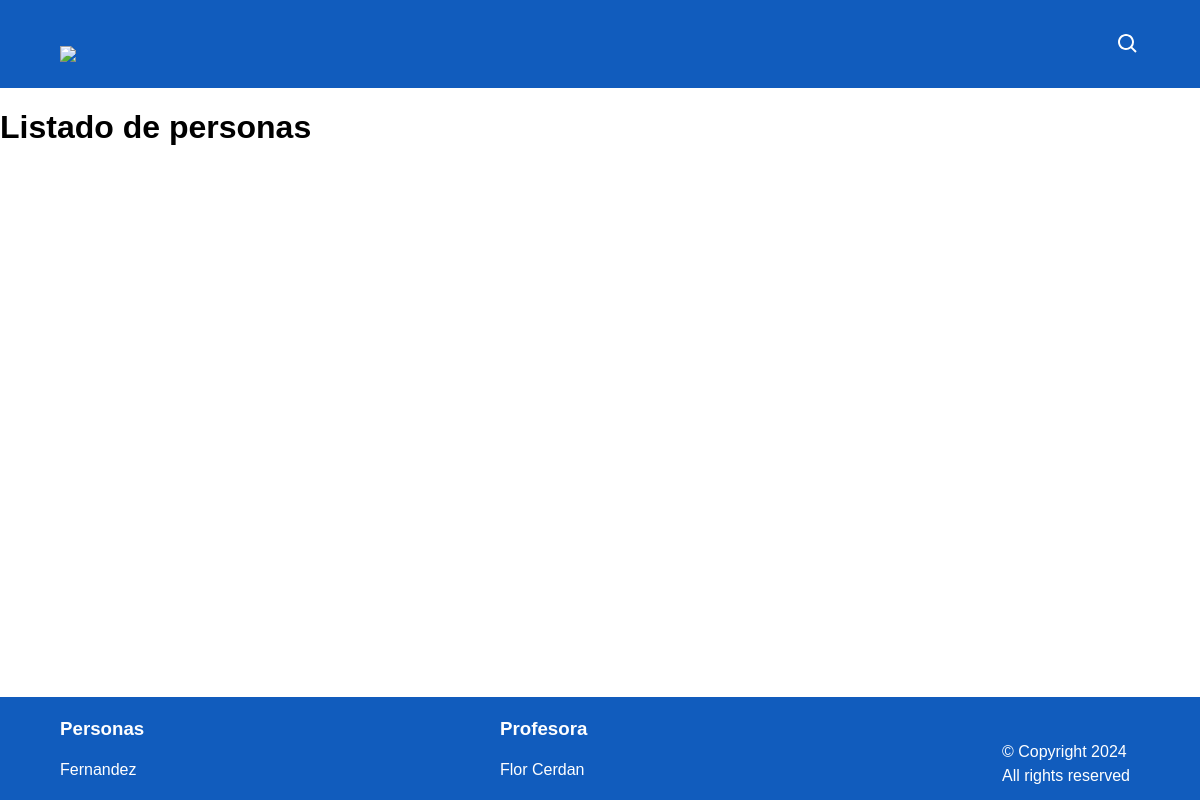
Before: /persona/ with the older database file.
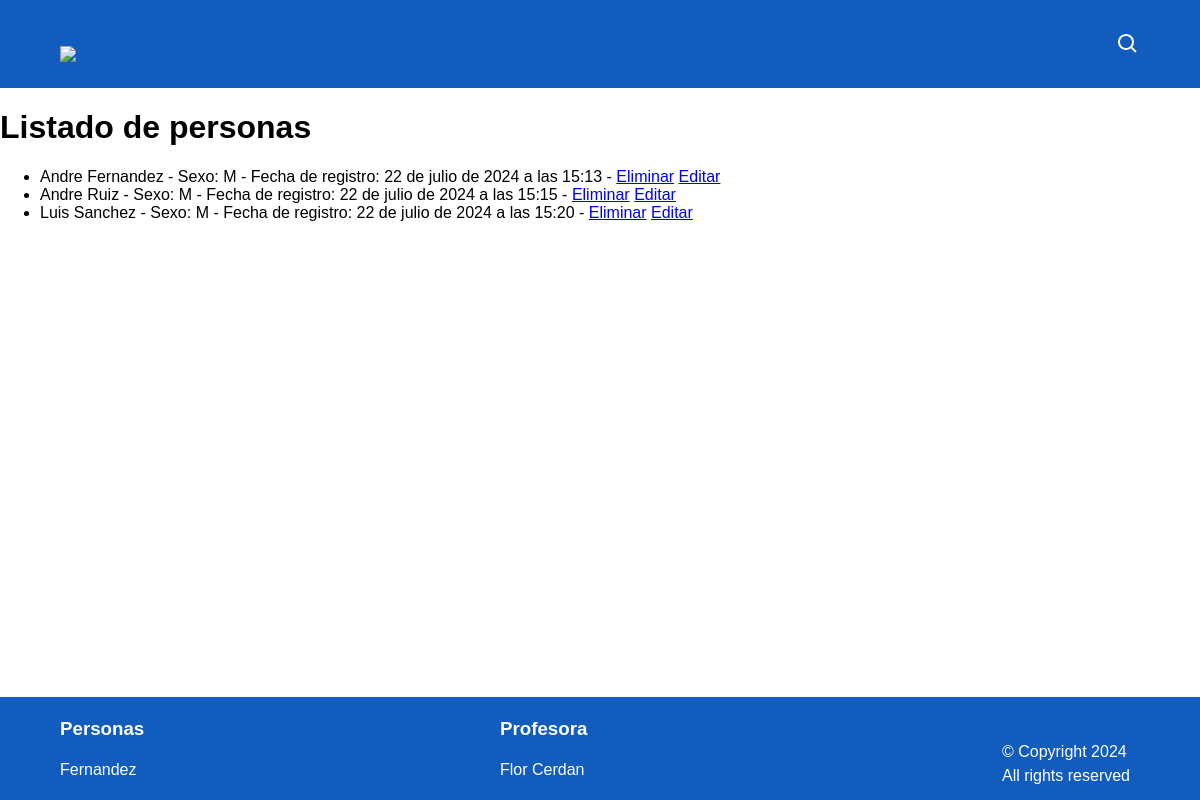
After: the same page with the newer database file.
### miapp/models.py (models this page shows)
class Fernandez_Persona(models.Model):
    SEXO_CHOICES = [
        ('M', 'Masculino'),
        ('F', 'Femenino'),
    ]
    nombre = models.CharField(max_length=100)
    apellidos = models.CharField(max_length=200)
    sexo = models.CharField(max_length=1, choices=SEXO_CHOICES)
    fecha_de_registro = models.DateTimeField(auto_now_add=True)

### miapp/views.py (the view)
# urls.py: path('persona/', views.personas, name='persona'),
def personas(request):
    personas = Fernandez_Persona.objects.all()
    return render(request, 'persona.html', {'personas': personas})  # Nombre del contexto corregido

### miapp/templates/persona.html (shortened to what this page needs)
{% extends 'layout.html' %}
{% block content %}
<h1>Listado de personas</h1>
<ul>
    {% for persona in personas %}
        <li>{{ persona.nombre }} {{ persona.apellidos }} -
            Sexo: {{ persona.sexo }} -
            Fecha de registro: {{ persona.fecha_de_registro }} -
            <a href="{% url 'eliminar_persona' id=persona.id %}" class="btn btn-delete">Eliminar</a>
            <a href="{% url 'editar_persona' id=persona.id %}" class="btn btn-edit">Editar</a>
        </li>
    {% endfor %}
</ul>
{% endblock %}

### miapp/templates/layout.html (shortened to what this page needs)
<!DOCTYPE html>
<html lang="en">
<head>
    <link href="https://fonts.cdnfonts.com/css/gt-america-trial" rel="stylesheet">
    {% load static %}
    <link rel="stylesheet" href="{% static '/css/styles.css' %}">
</head>
<body>
    <header class="topbar">
        <div class="topbar-inner">
            <img src="{% static 'img/Untels_01.png' %}" viewBox="0 0 32 32">
            <a class="topbar-inner__search" href="#">
            </a>
        </div>
    </header>
    <main>
        {% block content %}
        {% endblock %}
    </main>
    <footer class="footer">
        <div class="footer-inner">
            <div class="footer__column">
                <h3>Personas</h3>
                <a href="#">Fernandez</a>
            </div>
            <div class="footer__column">
                <h3>Profesora</h3>
                <a href="#">Flor Cerdan</a>
            </div>
            <div class="footer__column footer__column-copyright">
                <p>© Copyright 2024</p>
                <p>All rights reserved</p>
            </div>
        </div>
    </footer>
</body>
</html>

### miapp/static/css/styles.css (style rules this page uses)
* { box-sizing: border-box; }
html { font-size: 16px; margin: 0; height: 100%; }
body { font-family: "GT America Trial", sans-serif; margin: 0; display: flex; flex-direction: column; height: 100%; }
.topbar { background-color: rgb(17, 92, 189); padding: 0 30px; height: 5.5rem; display: flex; align-items: center; }
@media (max-width: 1200px) { .topbar { padding: 0px 0px; } }
.topbar-inner { color: white; font-size: 1.5rem; width: 90%; margin: 0 auto; display: flex; align-items: center; gap: 1rem; }
.topbar-inner a { text-decoration: none; color: white; }
.topbar-inner img { display: block; width: 45px; float: left; margin-top: 20px; }
.topbar-inner__search, .topbar-inner__menu { display: none; }
@media (max-width: 1200px) { .topbar-inner__search, .topbar-inner__menu { display: flex !important; } }
@media (max-width: 1200px) { .topbar-inner__search { margin-left: auto; } }
html, body { height: 100%; margin: 0; }
body { display: flex; flex-direction: column; }
main { flex: 1; }
.footer { padding: 0.1rem 0; background-color: rgb(17, 92, 189); position: sticky; bottom: 0; width: 100%; }
.footer h3, .footer h4, .footer a, .footer p { color: white; text-decoration: none; }
.footer a, .footer p { line-height: 1.5rem; }
.footer .footer-inner { margin: 0 auto; padding-right: 200px; padding-bottom: 1rem; width: 90%; display: grid; grid-template-columns: repeat(auto-fit, minmax(155px, 1fr)); position: relative; }
.footer__column { display: flex; flex-direction: column; }
.footer__column-copyright { position: absolute; margin-top: auto; bottom: 10px; right: 10px; }
.footer__column-copyright p { margin: 0; }

Changed rows visible on the page:
added Fernandez_Persona: nombre "Andre", apellidos "Fernandez", sexo "M", fecha_de_registro "22 de julio de 2024 a las 15:13"
added Fernandez_Persona: nombre "Andre", apellidos "Ruiz", sexo "M", fecha_de_registro "22 de julio de 2024 a las 15:15"
added Fernandez_Persona: nombre "Luis", apellidos "Sanchez", sexo "M", fecha_de_registro "22 de julio de 2024 a las 15:20"
